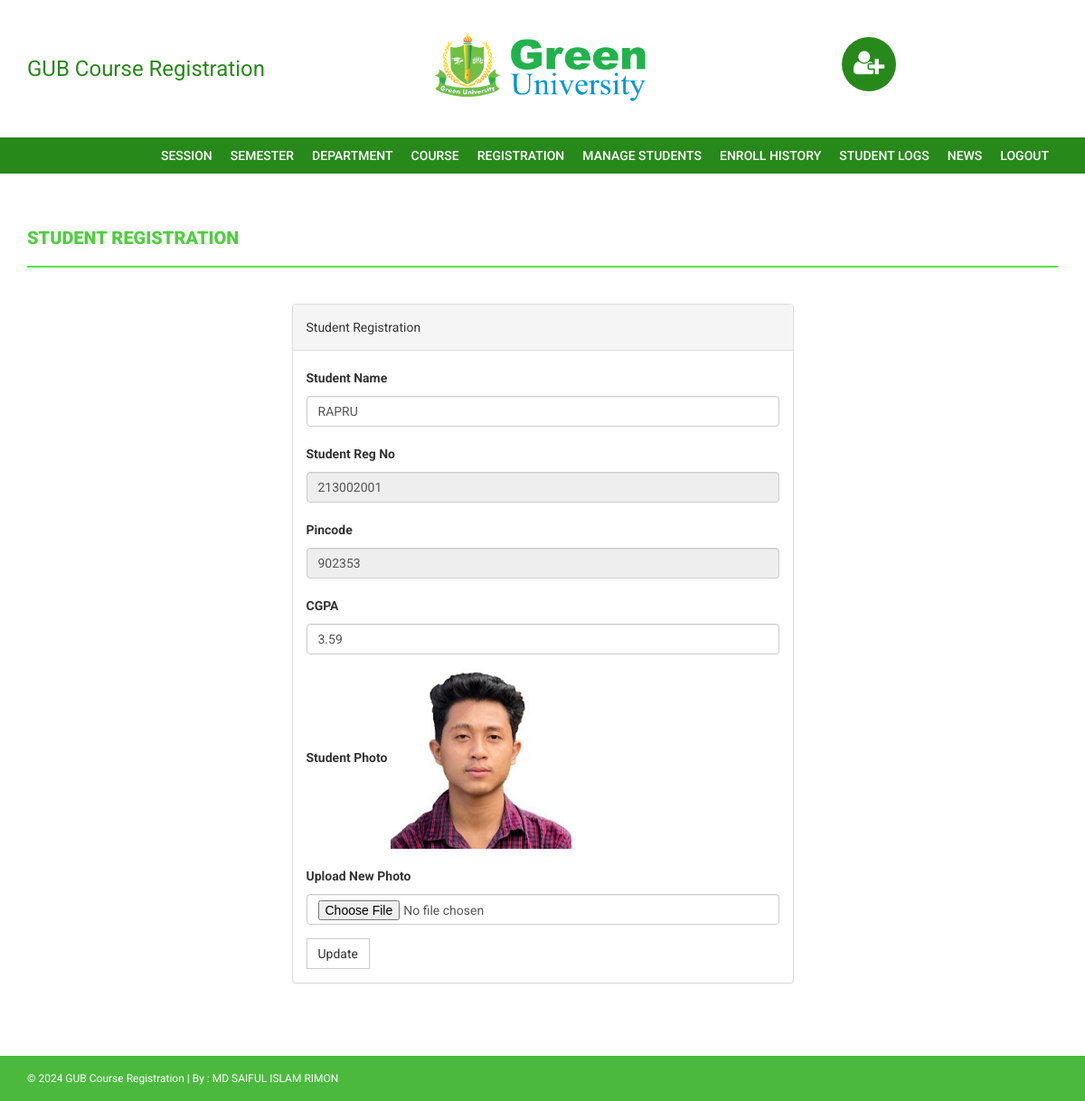
The page /admin/edit-student-profile.php?id=213002001 (signed in) on the database its author committed.
### tables this page shows
CREATE TABLE `students` (
  `StudentRegno` varchar(255) NOT NULL,
  `studentPhoto` varchar(255) DEFAULT NULL,
  `password` varchar(255) DEFAULT NULL,
  `studentName` varchar(255) DEFAULT NULL,
  `pincode` varchar(255) DEFAULT NULL,
  `session` varchar(255) DEFAULT NULL,
  `department` varchar(255) DEFAULT NULL,
  `semester` varchar(255) DEFAULT NULL,
  `cgpa` decimal(10,2) DEFAULT NULL,
  `creationdate` timestamp NULL DEFAULT current_timestamp(),
  `updationDate` varchar(255) DEFAULT NULL,
  `department_id` int(11) DEFAULT NULL
);

### admin/edit-student-profile.php (the view, shortened to what this page needs)
<?php
if(strlen($_SESSION['alogin'])==0)
    {
header('location:index.php');
}
else{
?>
<!DOCTYPE html>
<html xmlns="http://www.w3.org/1999/xhtml">
<head>
    <link href="../assets/css/bootstrap.css" rel="stylesheet" />
    <link href="../assets/css/font-awesome.css" rel="stylesheet" />
    <link href="../assets/css/style.css" rel="stylesheet" />
</head>
<body>
<?php include('includes/header.php');?>
<?php if($_SESSION['alogin']!="")
{
 include('includes/menubar.php');
}
 ?>
    <div class="content-wrapper">
        <div class="container">
              <div class="row">
                    <div class="col-md-12">
                        <h1 class="page-head-line">Student Registration  </h1>
                    </div>
                </div>
                <div class="row" >
                  <div class="col-md-3"></div>
                    <div class="col-md-6">
                        <div class="panel panel-default">
                        <div class="panel-heading">
                          Student Registration
                        </div>
<?php
$regid=intval($_GET['id']);
$sql=mysqli_query($con,"select * from students where StudentRegno='$regid'");
while($row=mysqli_fetch_array($sql))
{ ?>
                        <div class="panel-body">
                       <form name="dept" method="post" enctype="multipart/form-data">
   <div class="form-group">
    <label for="studentname">Student Name  </label>
    <input type="text" class="form-control" id="studentname" name="studentname" value="<?php echo htmlentities($row['studentName']);?>"  />
  </div>
 <div class="form-group">
    <label for="studentregno">Student Reg No   </label>
    <input type="text" class="form-control" id="studentregno" name="studentregno" value="<?php echo htmlentities($row['StudentRegno']);?>"  placeholder="Student Reg no" readonly />
  </div>
<div class="form-group">
    <label for="Pincode">Pincode  </label>
    <input type="text" class="form-control" id="Pincode" name="Pincode" readonly value="<?php echo htmlentities($row['pincode']);?>" required />
  </div>
<div class="form-group">
    <label for="CGPA">CGPA  </label>
    <input type="text" class="form-control" id="cgpa" name="cgpa"  value="<?php echo htmlentities($row['cgpa']);?>" required />
  </div>
<div class="form-group">
    <label for="studentphoto">Student Photo  </label>
   <?php if($row['studentPhoto']==""){ ?>
   <img src="../studentphoto/noimage.png" width="200" height="200"><?php } else {?>
   <img src="../studentphoto/<?php echo htmlentities($row['studentPhoto']);?>" width="200" height="200">
   <?php } ?>
  </div>
<div class="form-group">
    <label for="studentphoto">Upload New Photo  </label>
    <input type="file" class="form-control" id="photo" name="photo"  value="<?php echo htmlentities($row['studentPhoto']);?>" />
  </div>
  <?php } ?>
 <button type="submit" name="submit" id="submit" class="btn btn-default">Update</button>
</form>
                            </div>
                            </div>
                    </div>
                </div>
            </div>
        </div>
  <?php include('includes/footer.php');?>
</body>
</html>
<?php } ?>

### assets/css/style.css (style rules this page uses)
body { font-family: 'Roboto', sans-serif; line-height: 30px; }
.content-wrapper { margin-top: 40px; min-height: 600px; padding-bottom: 60px; }
.page-head-line { font-weight: 900; padding-bottom: 20px; border-bottom: 2px solid #51e53d; text-transform: uppercase; color: #50CE40; font-size: 20px; margin-bottom: 40px; }
.btn { border-radius: 0px; -webkit-border-radius: 0px; -moz-border-radius: 0px; }

### rows shown on the page
students: studentname "RAPRU", studentregno "213002001", Pincode "902353", cgpa "3.59", studentPhoto (picture)
